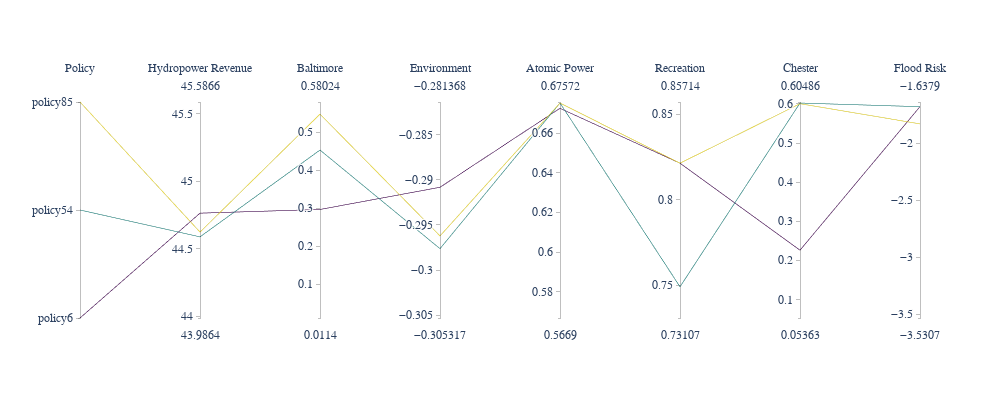

This figure's notebook cell:
### Code cell
example_stability = payoffs[payoffs.index.isin(['policy54', 'policy6', 'policy85'])]
# flood risk, hydropower, Baltimore
plot_selected_parcoords(example_stability, payoffs, 'stability/04_example_stable_solutions')

### Figure 1 — Plotly figure (JSON) as saved in the notebook; plotly's stock layout.template omitted (floating-point values rounded to 4 significant figures)
{"data": [{"dimensions": [{"label": "Policy", "range": [0, 1], "ticktext": ["policy6", "policy54", "policy85"], "tickvals": [0, 0.5, 1], "values": [0, 0.5, 1]}, {"label": "Hydropower Revenue", "range": [43.99, 45.59], "values": [44.76, 44.59, 44.62]}, {"label": "Baltimore", "range": [0.0114, 0.5802], "values": [0.2972, 0.4537, 0.5483]}, {"label": "Environment", "range": [-0.3053, -0.2814], "values": [-0.2908, -0.2976, -0.2962]}, {"label": "Atomic Power", "range": [0.5669, 0.6757], "values": [0.6725, 0.6752, 0.6752]}, {"label": "Recreation", "range": [0.7311, 0.8571], "values": [0.8214, 0.7493, 0.8214]}, {"label": "Chester", "range": [0.05363, 0.6049], "values": [0.2267, 0.6022, 0.6005]}, {"label": "Flood Risk", "range": [-3.531, -1.638], "values": [-1.679, -1.679, -1.83]}], "line": {"color": [0, 1, 2], "colorscale": [[0, "#440154"], [0.1111, "#482878"], [0.2222, "#3e4989"], [0.3333, "#31688e"], [0.4444, "#26828e"], [0.5556, "#1f9e89"], [0.6667, "#35b779"], [0.7778, "#6ece58"], [0.8889, "#b5de2b"], [1, "#fde725"]]}, "type": "parcoords"}], "layout": {"font": {"family": "Georgia", "size": 14}, "height": 400, "width": 1000}}
